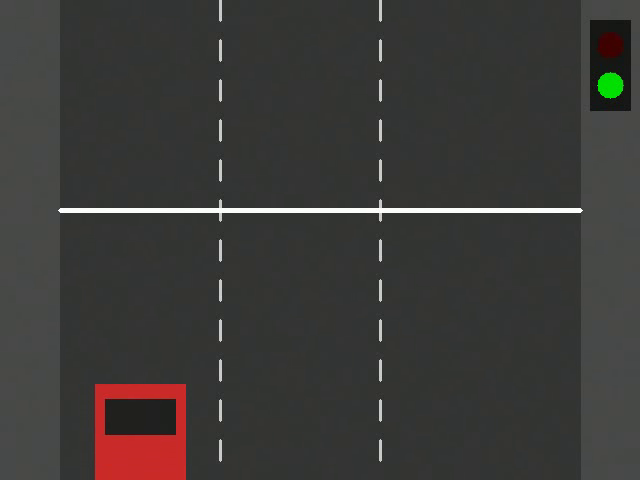
#> input picture frame 30 of computer-vision/project/output/synthetic_junction.mp4, 640 x 480 px
$ jupyter execute project2_license_plate_ocr_violations.ipynb   (shell and % lines are left out)
#> lines starting #> are read from the running program, lines starting #| are printed output that depends on the picture
# Project 2 · Recognise licence plates using OCR (traffic-violation detection)

**Assignment:** use **video footage of vehicles at a traffic junction**, **detect vehicles violating traffic rules**, and **recognise their licence plates using OCR** (Tesseract or EasyOCR).
**Tech stack:** OpenCV, **YOLO/SSD** for object detection, Python, an OCR library.
**Deliverables checklist:**
- [ ] **demo video showing detection of violations** (Section 7 writes `output/violations_demo.mp4`)
- [ ] **accuracy report on detection** (Section 8)

The violation we detect is **jumping a red light**: a vehicle crosses the stop line while the signal is red. It's the classic junction violation, and the same structure works for others (see the ideas at the end).

> The notebook ran once in **demo mode** on a *synthetic* junction video it generates itself (cartoon cars with known plates), so every step and the accuracy numbers can be checked. For your submission, record or download real junction footage, set `VIDEO_PATH`, `DEMO = False`, `DETECTOR = "yolo"`, and adjust the stop line and traffic-light region (Section 2).

## The pipeline (put this diagram in your report)

```
video frame ─► 1. DETECT vehicles ──────► 2. TRACK them (give each vehicle an ID across frames)
                  YOLO (real footage)            │
                  or background subtraction      ▼
                  (fixed camera)          3. RULE CHECK: did this vehicle's front cross the STOP LINE
                                             while the LIGHT (read with HSV colour) was RED?
                                                 │ yes → VIOLATION
                                                 ▼
                  5. CLEAN UP the text ◄── 4. FIND the plate (contours/morphology, or a plate detector)
                     with the plate format     and READ it with OCR (EasyOCR / Tesseract)
                                                 │
                                                 ▼
                  6. LOG: time, vehicle ID, plate, snapshot  +  write the annotated demo video
```

It uses nearly everything from the course: **YOLO** (Week 3), **HSV colour detection** (Week 1 Day 1), **thresholding** (Day 4), **morphology** (Day 5), **contours and aspect ratio** (Day 6) and **tracking** (Week 1 Key Concepts).

## 0 · Setup
```
pip install opencv-python numpy pandas matplotlib ultralytics easyocr
```
The first run downloads the YOLOv8n weights (about 6 MB) and the EasyOCR models (about 100 MB).
Tesseract alternative: install the Tesseract program, then `pip install pytesseract` (see Section 4).

[cell 1]
import os, re, time, datetime
from collections import Counter
import numpy as np
import pandas as pd
import cv2
import matplotlib.pyplot as plt
import warnings
warnings.filterwarnings("ignore")             # hide harmless library warnings

DEMO = True
DETECTOR = "motion"            # "motion" (fixed camera, background subtraction) or "yolo" (any footage)
VIDEO_PATH = "output/synthetic_junction.mp4" if DEMO else "data/junction.mp4"
os.makedirs("output/violations", exist_ok=True)
print("OpenCV", cv2.__version__, "| demo:", DEMO, "| detector:", DETECTOR)

## 1 · Demo footage: a synthetic junction (only when `DEMO = True`)

A fixed camera looks up a 3-lane road. The **stop line** is at y = 210 and the **signal** is in the top-right corner (green → red → green). Four cars drive through:

| Plate | What it does | Violation? |
|---|---|---|
| MH12AB3456 | crosses while green | no |
| KA05MN1234 | arrives on red, **waits**, crosses after green | no |
| DL08CA0071 | **crosses on red** | **yes** |
| TN09BZ4321 | **crosses on red** | **yes** |

Because we drew the video, we know the exact ground truth, which makes the accuracy check in Section 8 meaningful.

[cell 2]
W, H, FPS = 640, 480, 20
STOP_Y = 210                                   # y coordinate of the stop line
LIGHT_ROI = (590, 20, 630, 110)                # x1, y1, x2, y2 of the traffic light in the frame
ROAD_X = (60, 580)                             # only look for vehicles between these x coordinates
DEMO_CARS = [("MH12AB3456", (40, 40, 200), 140, 25, "go"),
             ("KA05MN1234", (200, 120, 40), 300, 60, "stop"),
             ("DL08CA0071", (40, 160, 40), 460, 95, "run"),
             ("TN09BZ4321", (90, 90, 90), 140, 120, "run")]
GROUND_TRUTH = {"vehicles": 4, "violations": {"DL08CA0071", "TN09BZ4321"},
                "plates": {c[0] for c in DEMO_CARS}}

def demo_light(f):
    return "green" if f < 80 or f >= 220 else "red"

def make_demo_video(path, n_frames=300):
#> called with path = 'output/synthetic_junction.mp4', n_frames = 300
    vw = cv2.VideoWriter(path, cv2.VideoWriter_fourcc(*"mp4v"), FPS, (W, H))
    ys = {i: H + 10 for i in range(len(DEMO_CARS))}
    for f in range(n_frames):
        frame = np.full((H, W, 3), (70, 70, 70), np.uint8)
        cv2.rectangle(frame, (ROAD_X[0], 0), (ROAD_X[1], H), (50, 50, 50), -1)
        for x in (220, 380):                                              # lane markings
            for y in range(0, H, 40):
                cv2.line(frame, (x, y), (x, y + 20), (200, 200, 200), 2)
        cv2.line(frame, (ROAD_X[0], STOP_Y), (ROAD_X[1], STOP_Y), (255, 255, 255), 4)
        cv2.rectangle(frame, (590, 20), (630, 110), (20, 20, 20), -1)       # signal box
        st = demo_light(f)
        cv2.circle(frame, (610, 45), 13, (0, 0, 255) if st == "red" else (0, 0, 60), -1)
        cv2.circle(frame, (610, 85), 13, (0, 220, 0) if st == "green" else (0, 60, 0), -1)
        for i, (plate, colour, x, start, behaviour) in enumerate(DEMO_CARS):
            if f < start:
                continue
            speed = 6
            front = ys[i] - 70
            if behaviour == "stop" and st == "red" and STOP_Y <= front < STOP_Y + 8 + speed:
                speed = 0                                                # waits at the line
            ys[i] -= speed
            y = ys[i]
            cv2.rectangle(frame, (x - 45, y - 70), (x + 45, y + 70), colour, -1)            # body
            cv2.rectangle(frame, (x - 35, y - 55), (x + 35, y - 20), (30, 30, 30), -1)      # windscreen
            cv2.rectangle(frame, (x - 38, y + 38), (x + 38, y + 60), (255, 255, 255), -1)   # plate
            cv2.rectangle(frame, (x - 38, y + 38), (x + 38, y + 60), (0, 0, 0), 1)
            cv2.putText(frame, plate, (x - 35, y + 54), cv2.FONT_HERSHEY_SIMPLEX, 0.36, (0, 0, 0), 1, cv2.LINE_AA)
        frame = cv2.add(frame, np.random.default_rng(f).integers(0, 8, frame.shape, dtype=np.uint8))   # sensor noise
        vw.write(frame)
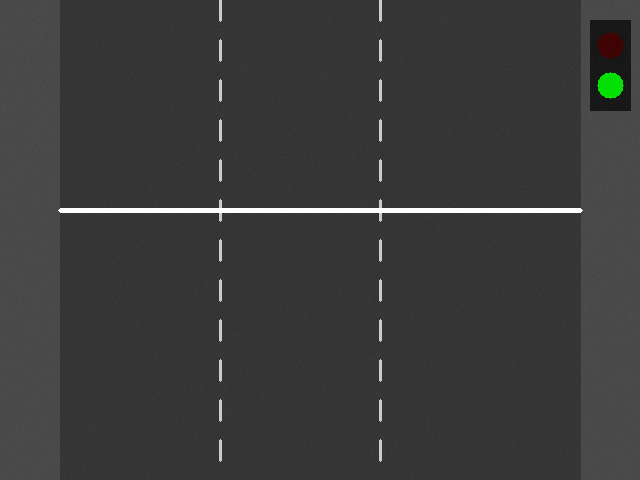
#> frame: shape (480, 640, 3); mean of channels 0, 1, 2 59, 59.4, 59.1; drawn as B, G, R
#> after the loop, ys = {0: -1160, 1: -188, 2: -740, 3: -590}
    vw.release()

if DEMO:
    make_demo_video(VIDEO_PATH)
cap = cv2.VideoCapture(VIDEO_PATH)
frames = []
while True:
    ok, fr = cap.read()
#> fr is the input picture: shape (480, 640, 3); mean B, G, R 55.8, 57.9, 59.7
    if not ok:
        break
    frames.append(fr)
cap.release()
print(f"{len(frames)} frames of {frames[0].shape[1]}x{frames[0].shape[0]} at {FPS} fps")
fig, ax = plt.subplots(1, 3, figsize=(15, 4))
for a, f in zip(ax, [40, 140, 240]):
    a.imshow(cv2.cvtColor(frames[f], cv2.COLOR_BGR2RGB)); a.set_title(f"frame {f}"); a.axis("off")
plt.tight_layout(); plt.show()
